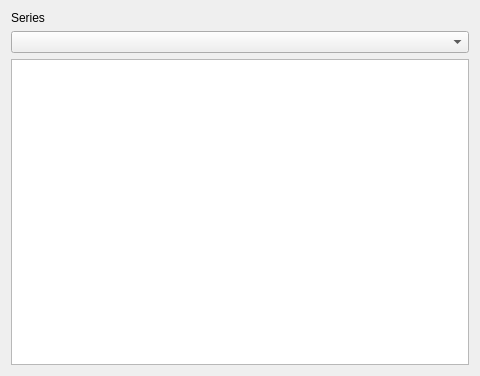
<?xml version="1.0" encoding="UTF-8"?>
<ui version="4.0">
 <class>ChartManager</class>
 <widget class="QWidget" name="ChartManager">
  <property name="geometry">
   <rect>
    <x>0</x>
    <y>0</y>
    <width>480</width>
    <height>376</height>
   </rect>
  </property>
  <property name="minimumSize">
   <size>
    <width>480</width>
    <height>0</height>
   </size>
  </property>
  <property name="windowTitle">
   <string>Form</string>
  </property>
  <layout class="QVBoxLayout" name="verticalLayout">
   <item>
    <widget class="QLabel" name="labelSeries">
     <property name="text">
      <string>Series</string>
     </property>
    </widget>
   </item>
   <item>
    <widget class="QComboBox" name="comboBoxSeries"/>
   </item>
   <item>
    <widget class="QChartView" name="chartView"/>
   </item>
  </layout>
 </widget>
 <customwidgets>
  <customwidget>
   <class>QChartView</class>
   <extends>QGraphicsView</extends>
   <header>QtCharts</header>
  </customwidget>
 </customwidgets>
 <resources/>
 <connections/>
</ui>
